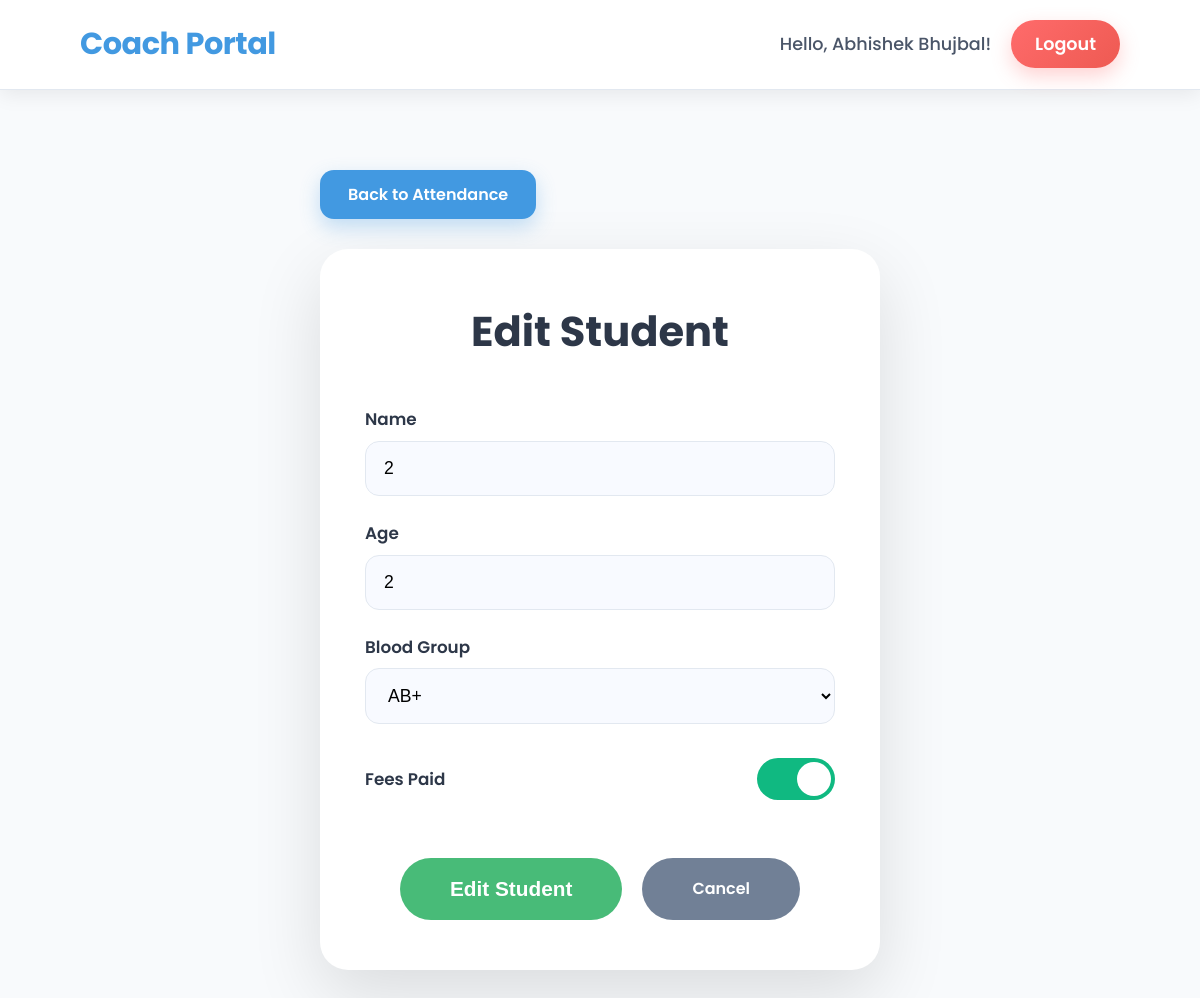
Screenshot of /edit_student/24/ (signed in) with the database file from the repository.
### coach_app/models.py (models this page shows, shortened)
class Coach(models.Model):
    user = models.OneToOneField(User, on_delete=models.CASCADE, null=True, blank=True)
    name = models.CharField(max_length=100, unique=True)

class Student(models.Model):
    BLOOD_GROUPS = [
        ('A+', 'A+'), ('A-', 'A-'), ('B+', 'B+'), ('B-', 'B-'),
        ('O+', 'O+'), ('O-', 'O-'), ('AB+', 'AB+'), ('AB-', 'AB-'),
    ]
    location = models.ForeignKey(Location, on_delete=models.CASCADE, related_name='students')
    name = models.CharField(max_length=100)
    age = models.PositiveIntegerField()
    blood_group = models.CharField(max_length=3, choices=BLOOD_GROUPS)
    fees_paid = models.BooleanField(default=False)

### coach_app/views.py (the view)
# urls.py: path('edit_student/<int:student_id>/', views.edit_student, name='edit_student'),
@login_required
def edit_student(request, student_id):
    student = get_object_or_404(Student, id=student_id, location__coach__user=request.user)
    if request.method == 'POST':
        form = StudentForm(request.POST, instance=student)
        if form.is_valid():
            form.save()
            messages.success(request, f"{student.name} updated successfully!")
            return redirect('attendance', location_id=student.location.id)
    else:
        form = StudentForm(instance=student)
    return render(request, 'form.html', {
        'form': form,
        'title': 'Edit Student',
        'student': student,
        'location_id': student.location.id
    })

### coach_app/views.py
class StudentForm(forms.ModelForm):
    class Meta:
        model = Student
        fields = ['name', 'age', 'blood_group', 'fees_paid']

### coach_app/templates/form.html (shortened to what this page needs)
{% extends 'base.html' %}
{% load static %}
{% block extra_css %}
    <link rel="stylesheet" href="{% static 'css/form.css' %}">
{% endblock %}
{% block content %}
<div class="form-page">
    {% if location_id %}
        <a href="{% url 'attendance' location_id %}" class="back-btn">Back to Attendance</a>
    {% else %}
        <a href="{% url 'select_location' user.coach.id %}" class="back-btn">Back to Batches</a>
    {% endif %}
    <div class="form-container">
        <div class="form-card">
            <h1>
                {% if title %}
                    {{ title }}
                {% elif student %}
                    Edit Student
                {% else %}
                    Add New Student
                {% endif %}
            </h1>
            <form method="post" class="styled-form">
                {% if form.name %}
                    <div class="form-group">
                        <label>Name</label>
                        {{ form.name }}
                    </div>
                {% endif %}
                {% if form.age %}
                    <div class="form-group">
                        <label>Age</label>
                        {{ form.age }}
                    </div>
                {% endif %}
                {% if form.blood_group %}
                    <div class="form-group">
                        <label>Blood Group</label>
                        {{ form.blood_group }}
                    </div>
                {% endif %}
                {% if form.fees_paid %}
                    <div class="form-group fees-group">
                        <label>Fees Paid</label>
                        <label class="switch">
                            <span class="slider"></span>
                        </label>
                    </div>
                {% endif %}
                <div class="form-actions">
                    <button type="submit" class="btn-save">
                        {% if title %}{{ title }}{% elif student %}Update Student{% else %}Add Student{% endif %}
                    </button>
                    {% if location_id %}
                        <a href="{% url 'attendance' location_id %}" class="btn-cancel">Cancel</a>
                    {% else %}
                        <a href="{% url 'select_location' user.coach.id %}" class="btn-cancel">Cancel</a>
                    {% endif %}
                </div>
            </form>
        </div>
    </div>
</div>
{% endblock %}

### coach_app/templates/base.html (shortened to what this page needs)
{% load static %}
<!DOCTYPE html>
<html lang="en">
<head>
    <link rel="stylesheet" href="{% static 'css/base.css' %}">
    {% block extra_css %}{% endblock %}
</head>
<body>
{% if user.is_authenticated %}
<header class="main-header">
    <div class="container header-content">
        <a href="{% url 'select_location' user.coach.id %}" class="logo-link">
            <h2> Coach Portal</h2>
        </a>
        <div class="header-right">
            <span class="welcome-text">Hello, {{ user.coach.name }}!</span>
            <a href="{% url 'coach_logout' %}" class="logout-btn">Logout</a>
        </div>
    </div>
</header>
{% endif %}
    <main class="main-content">
        <div class="container">
            {% block content %}{% endblock %}
        </div>
    </main>
</body>
</html>

### coach_app/static/css/base.css (style rules this page uses)
* { margin: 0; padding: 0; box-sizing: border-box; }
body { font-family: 'Poppins', sans-serif; background: #f8fafc; color: #2d3748; line-height: 1.6; }
.container { width: 90%; max-width: 1200px; margin: 0 auto; padding: 0 20px; }
.main-header { background: white; padding: 20px 0; box-shadow: 0 4px 20px rgba(0,0,0,0.08); position: sticky; top: 0; z-index: 1000; border-bottom: 1px solid #e2e8f0; }
.header-content { display: flex; justify-content: space-between; align-items: center; flex-wrap: wrap; gap: 15px; }
.header-content h2 { font-size: 1.9rem; color: #4299e1; font-weight: 700; letter-spacing: -0.5px; }
.logo-link { text-decoration: none; color: inherit; }
.logo-link h2 { color: #4299e1; font-weight: 700; margin: 0; transition: color 0.3s; }
.welcome-text { color: #4a5568; font-weight: 500; }
.logout-btn { background: linear-gradient(135deg, #ff6b6b, #ee5a52); color: white; padding: 10px 24px; border-radius: 50px; text-decoration: none; font-weight: 600; box-shadow: 0 8px 20px rgba(255,107,107,0.3); transition: all 0.3s; }
.header-right { display: flex; align-items: center; gap: 20px; font-size: 1.1rem; }
.header-right span { color: #4a5568; font-weight: 500; }
.logout-btn { background: linear-gradient(135deg, #ff6b6b, #ee5a52); color: white; padding: 10px 24px; border-radius: 50px; text-decoration: none; font-weight: 600; transition: all 0.3s; box-shadow: 0 8px 20px rgba(255,107,107,0.3); }
.main-content { padding: 40px 0; min-height: calc(100vh - 96px); }
.back-btn { display: inline-block; background: #4299e1; color: white; padding: 12px 28px; border-radius: 16px; text-decoration: none; font-weight: 600; margin-bottom: 30px; transition: all 0.3s; box-shadow: 0 8px 20px rgba(66,153,225,0.3); }

### coach_app/static/css/form.css (style rules this page uses)
.form-page { max-width: 600px; margin: 40px auto; padding: 0 20px; }
.back-btn { display: inline-block; background: #4299e1; color: white; padding: 12px 28px; border-radius: 14px; text-decoration: none; font-weight: 600; margin-bottom: 30px; transition: all 0.3s; }
.form-container { background: white; border-radius: 28px; box-shadow: 0 25px 70px rgba(0, 0, 0, 0.12); overflow: hidden; }
.form-card { padding: 50px 45px; text-align: center; }
.form-card h1 { font-size: 2.6rem; color: #2d3748; margin-bottom: 40px; font-weight: 700; }
.styled-form { text-align: left; }
.form-group { margin-bottom: 24px; }
.form-group label { display: block; font-weight: 600; color: #2d3748; margin-bottom: 8px; font-size: 1.05rem; }
.styled-form input, .styled-form select { width: 100%; padding: 16px 18px; border: 1px solid #e2e8f0; border-radius: 14px; font-size: 1.1rem; background: #f8faff; transition: all 0.3s; }
.switch { position: relative; display: inline-block; width: 78px; height: 42px; margin-left: 15px; vertical-align: middle; }
.slider { position: absolute; cursor: pointer; top: 0; left: 0; right: 0; bottom: 0; background-color: #cbd5e1; transition: 0.4s; border-radius: 42px; }
.slider:before { position: absolute; content: ""; height: 34px; width: 34px; left: 4px; bottom: 4px; background-color: white; transition: 0.4s; border-radius: 50%; }
input:checked + .slider { background-color: #10b981; }
input:checked + .slider:before { transform: translateX(36px); }
.fees-group { display: flex; align-items: center; justify-content: space-between; padding: 10px 0; }
.form-actions { display: flex; gap: 20px; justify-content: center; margin-top: 40px; flex-wrap: wrap; }
.btn-save { background: #48bb78; color: white; padding: 18px 50px; border: none; border-radius: 50px; font-size: 1.3rem; font-weight: 700; cursor: pointer; transition: all 0.4s; }
.btn-cancel { background: #718096; color: white; padding: 18px 50px; border-radius: 50px; text-decoration: none; font-weight: 600; transition: all 0.3s; }

### rows the page displays
Student: name "2", age "2", blood_group "AB+"

### other values shown
{{ user.coach.name }} "Abhishek Bhujbal"
{{ title }} "Edit Student"
